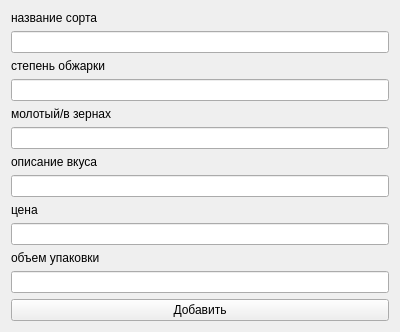
<?xml version="1.0" encoding="UTF-8"?>
<ui version="4.0">
 <class>Form</class>
 <widget class="QWidget" name="Form">
  <property name="geometry">
   <rect>
    <x>0</x>
    <y>0</y>
    <width>400</width>
    <height>300</height>
   </rect>
  </property>
  <property name="windowTitle">
   <string>Form</string>
  </property>
  <layout class="QGridLayout" name="gridLayout_2">
   <item row="0" column="0">
    <layout class="QGridLayout" name="gridLayout">
     <item row="4" column="0">
      <widget class="QLabel" name="label_3">
       <property name="text">
        <string>молотый/в зернах</string>
       </property>
      </widget>
     </item>
     <item row="6" column="0">
      <widget class="QLabel" name="label_4">
       <property name="text">
        <string>описание вкуса</string>
       </property>
      </widget>
     </item>
     <item row="8" column="0">
      <widget class="QLabel" name="label_5">
       <property name="text">
        <string>цена</string>
       </property>
      </widget>
     </item>
     <item row="10" column="0">
      <widget class="QLabel" name="label_6">
       <property name="text">
        <string>объем упаковки</string>
       </property>
      </widget>
     </item>
     <item row="3" column="0">
      <widget class="QLineEdit" name="degree_of_roasting_lineEdit"/>
     </item>
     <item row="11" column="0">
      <widget class="QLineEdit" name="volume_lineEdit"/>
     </item>
     <item row="5" column="0">
      <widget class="QLineEdit" name="ground_or_beans_lineEdit"/>
     </item>
     <item row="9" column="0">
      <widget class="QLineEdit" name="price_lineEdit"/>
     </item>
     <item row="0" column="0">
      <widget class="QLabel" name="label">
       <property name="text">
        <string>название сорта</string>
       </property>
      </widget>
     </item>
     <item row="2" column="0">
      <widget class="QLabel" name="label_2">
       <property name="text">
        <string>степень обжарки</string>
       </property>
      </widget>
     </item>
     <item row="1" column="0">
      <widget class="QLineEdit" name="name_lineEdit"/>
     </item>
     <item row="7" column="0">
      <widget class="QLineEdit" name="description_of_taste_lineEdit"/>
     </item>
     <item row="12" column="0">
      <widget class="QPushButton" name="pushButton_add_coffee">
       <property name="text">
        <string>Добавить</string>
       </property>
      </widget>
     </item>
    </layout>
   </item>
  </layout>
 </widget>
 <resources/>
 <connections/>
</ui>
